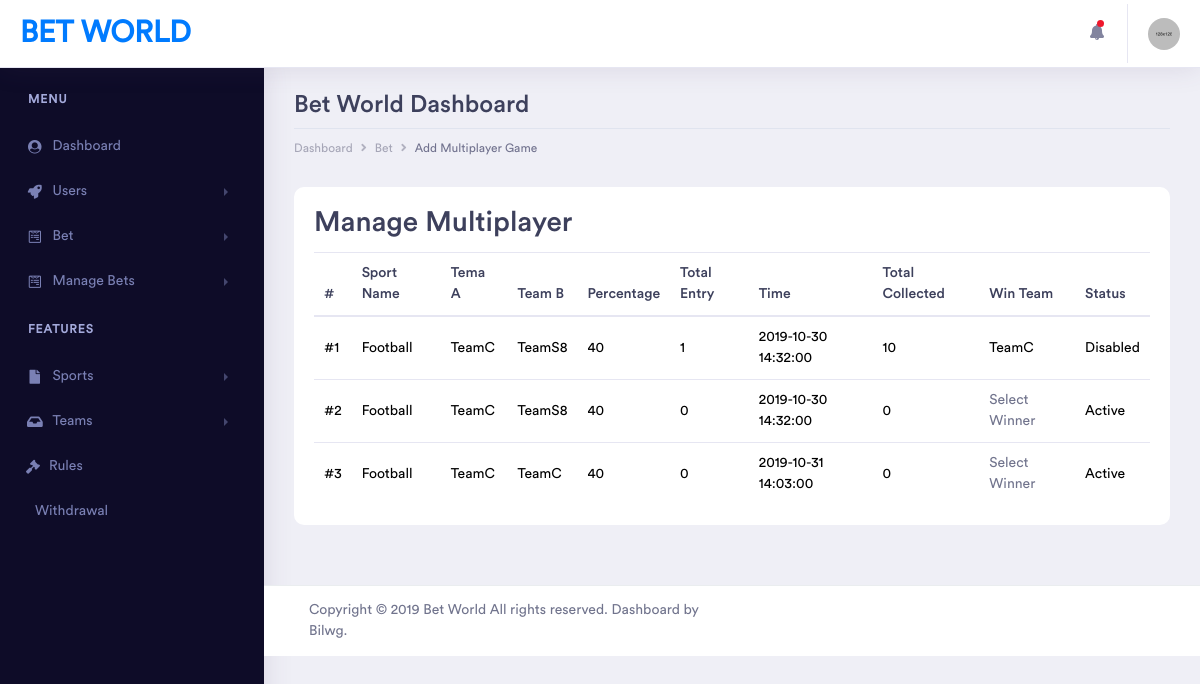
Page /admin/pages/managemultiplayer.php (signed in) on the committed database.
### tables this page shows
CREATE TABLE `multiplayer` (
  `id` int(11) NOT NULL,
  `sportid` int(11) NOT NULL,
  `sportname` varchar(1100) NOT NULL,
  `teamA` varchar(1100) NOT NULL,
  `teamB` varchar(1100) NOT NULL,
  `percentage` int(11) NOT NULL,
  `totalentry` int(11) NOT NULL,
  `time` datetime NOT NULL,
  `totalCollected` int(11) NOT NULL,
  `winteam` varchar(1100) NOT NULL,
  `winteamid` int(11) NOT NULL,
  `status` int(11) NOT NULL
);

### assets/import/config.php (called while the page is built, shortened)
<?php
$SiteName = "Bet World";
?>

### admin/pages/managemultiplayer.php (the view, shortened to what this page needs)
<?php
require_once '../../assets/import/config.php';
?>
<!doctype html>
<html lang="en">
<head>
    <link rel="stylesheet" href="../assets/vendor/bootstrap/css/bootstrap.min.css">
    <link href="../assets/vendor/fonts/circular-std/style.css" rel="stylesheet">
    <link rel="stylesheet" href="../assets/libs/css/style.css">
    <link rel="stylesheet" href="../assets/vendor/fonts/fontawesome/css/fontawesome-all.css">
    <link rel="stylesheet" href="../assets/vendor/charts/chartist-bundle/chartist.css">
    <link rel="stylesheet" href="../assets/vendor/charts/morris-bundle/morris.css">
    <link rel="stylesheet" href="../assets/vendor/fonts/material-design-iconic-font/css/materialdesignicons.min.css">
    <link rel="stylesheet" href="../assets/vendor/charts/c3charts/c3.css">
    <link rel="stylesheet" href="../assets/vendor/fonts/flag-icon-css/flag-icon.min.css">
</head>
<body>
    <div class="dashboard-main-wrapper">
        <div class="dashboard-header">
            <nav class="navbar navbar-expand-lg bg-white fixed-top">
                <a class="navbar-brand" href="../index.php"><?php echo $SiteName; ?></a>
                <div class="collapse navbar-collapse " id="navbarSupportedContent">
                    <ul class="navbar-nav ml-auto navbar-right-top">
                        <li class="nav-item dropdown notification">
                            <a class="nav-link nav-icons" href="#" id="navbarDropdownMenuLink1" data-toggle="dropdown" aria-haspopup="true" aria-expanded="false"><i class="fas fa-fw fa-bell"></i> <span class="indicator"></span></a>
                        </li>
                        <li class="nav-item dropdown nav-user">
                            <a class="nav-link nav-user-img" href="#" id="navbarDropdownMenuLink2" data-toggle="dropdown" aria-haspopup="true" aria-expanded="false"><img src="../assets/images/avatar-1.jpg" alt="" class="user-avatar-md rounded-circle"></a>
                        </li>
                    </ul>
                </div>
            </nav>
        </div>
        <div class="nav-left-sidebar sidebar-dark">
            <div class="menu-list">
                <nav class="navbar navbar-expand-lg navbar-light">
                    <div class="collapse navbar-collapse" id="navbarNav">
                        <ul class="navbar-nav flex-column">
                            <li class="nav-divider">
                                Menu
                            </li>
                            <li class="nav-item ">
                                <a class="nav-link" href="../index.php"><i class="fa fa-fw fa-user-circle"></i>Dashboard </a>
                            </li>
                            <li class="nav-item">
                                <a class="nav-link" href="#" data-toggle="collapse" aria-expanded="false" data-target="#submenu-2" aria-controls="submenu-2"><i class="fa fa-fw fa-rocket"></i>Users</a>
                            </li>
                            <li class="nav-item">
                                <a class="nav-link" href="#" data-toggle="collapse" aria-expanded="false" data-target="#submenu-3" aria-controls="submenu-3"><i class="fab fa-fw fa-wpforms"></i>Bet</a>
                            </li>
                            <li class="nav-item">
                                <a class="nav-link" href="#" data-toggle="collapse" aria-expanded="false" data-target="#submenu-4" aria-controls="submenu-4"><i class="fab fa-fw fa-wpforms"></i>Manage Bets</a>
                            </li>
                            <li class="nav-divider">
                                Features
                            </li>
                            <li class="nav-item">
                                <a class="nav-link" href="#" data-toggle="collapse" aria-expanded="false" data-target="#submenu-6" aria-controls="submenu-6"><i class="fas fa-fw fa-file"></i> Sports </a>
                            </li>
                            <li class="nav-item">
                                <a class="nav-link" href="#" data-toggle="collapse" aria-expanded="false" data-target="#submenu-7" aria-controls="submenu-7"><i class="fas fa-fw fa-inbox"></i>Teams</a>
                            </li>
                            <li class="nav-item">
                                <a class="nav-link" href="rules.php" ><i class="fa fa-gavel"></i>Rules</a>
                            </li>
                            <li class="nav-item">
                                <a class="nav-link" href="wallet.php" ><i class="fa fa-google-wallet"></i>Withdrawal</a>
                            </li>
                        </ul>
                    </div>
                </nav>
            </div>
        </div>
        <div class="dashboard-wrapper">
            <div class="dashboard-ecommerce">
                <div class="container-fluid dashboard-content ">
                    <div class="row">
                        <div class="col-xl-12 col-lg-12 col-md-12 col-sm-12 col-12">
                            <div class="page-header">
                                <h2 class="pageheader-title"><?php echo $SiteName; ?> Dashboard</h2>
                                <div class="page-breadcrumb">
                                    <nav aria-label="breadcrumb">
                                        <ol class="breadcrumb">
                                            <li class="breadcrumb-item"><a href="../index.php" class="breadcrumb-link">Dashboard</a></li>
                                            <li class="breadcrumb-item"><a href="" class="breadcrumb-link">Bet</a></li>
                                            <li class="breadcrumb-item active" aria-current="page">Add Multiplayer Game</li>
                                        </ol>
                                    </nav>
                                </div>
                            </div>
                        </div>
                    </div>
                    <div class="container1" id="formbox">
                        <h2>Manage Multiplayer</h2>
                        <div class="table-responsive">
                            <table class="table">
                                <thead>
                                    <tr>
                                        <th>#</th>
                                        <th>Sport Name</th>
                                        <th>Tema A</th>
                                        <th>Team B</th>
                                        <th>Percentage</th>
                                        <th>Total Entry</th>
                                        <th>Time</th>
                                        <th>Total Collected</th>
                                        <th>Win Team</th>
                                        <th>Status</th>
                                    </tr>
                                </thead>
                                <tbody>
                                    <?php
                                    $sql = "SELECT * FROM `multiplayer` ";
                                    $result = mysqli_query($con, $sql);
                                    if (mysqli_num_rows($result) > 0) {
                                        while ($row = mysqli_fetch_array($result)) {
                                            $status = ($row[11]==1) ? "Active" : "Disabled";
                                            $winteam = ($row[9]=="") ? "<a href='selectwinner.php?id=$row[0]&type=multiplayer'>Select Winner</a>" : "$row[9]";
                                            echo "
                                             <tr>
                                             <td>#$row[0]</td>
                                             <td>$row[2]</td>
                                             <td>$row[3]</td>
                                             <td>$row[4]</td>
                                             <td>$row[5]</td>
                                             <td>$row[6]</td>
                                             <td>$row[7]</td>
                                             <td>$row[8]</td>
                                             <td>$winteam</td>
                                             <td>$status</td>
                                             </tr>
                                             ";
                                        }
                                    }
                                    ?>
                                </tbody>
                            </table>
                        </div>
                    </div>
                </div>
            </div>
            <div class="footer">
                <div class="container-fluid">
                    <div class="row">
                        <div class="col-xl-6 col-lg-6 col-md-6 col-sm-12 col-12">
                            Copyright © 2019 <?php echo $SiteName; ?> All rights reserved. Dashboard by <a href="https://bilwg.com/">Bilwg</a>.
                        </div>
                    </div>
                </div>
            </div>
        </div>
    </div>
</body>
</html>

### rows in the picture
multiplayer: id "1", sportname "Football", teamA "TeamC", teamB "TeamS8", percentage "40", totalentry "1", time "2019-10-30 14:32:00", totalCollected "10", winteam "TeamC", status "Disabled"
multiplayer: id "2", sportname "Football", teamA "TeamC", teamB "TeamS8", percentage "40", totalentry "0", time "2019-10-30 14:32:00", totalCollected "0", status "Active"
multiplayer: id "3", sportname "Football", teamA "TeamC", teamB "TeamC", percentage "40", totalentry "0", time "2019-10-31 14:03:00", totalCollected "0", status "Active"

### other values in the picture
$SiteName "BET WORLD"
$SiteName "Bet World"
